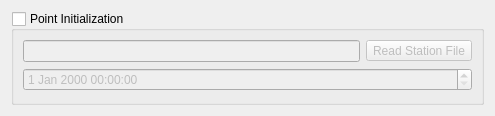
<?xml version="1.0" encoding="UTF-8"?>
<ui version="4.0">
 <class>PointInitialization</class>
 <widget class="QWidget" name="PointInitialization">
  <property name="geometry">
   <rect>
    <x>0</x>
    <y>0</y>
    <width>495</width>
    <height>116</height>
   </rect>
  </property>
  <property name="windowTitle">
   <string>Form</string>
  </property>
  <layout class="QVBoxLayout" name="verticalLayout">
   <item>
    <widget class="QGroupBox" name="groupBox_3">
     <property name="title">
      <string>Point Initialization</string>
     </property>
     <property name="checkable">
      <bool>true</bool>
     </property>
     <property name="checked">
      <bool>false</bool>
     </property>
     <layout class="QVBoxLayout" name="verticalLayout_14">
      <item>
       <layout class="QHBoxLayout" name="horizontalLayout_3">
        <item>
         <widget class="QLineEdit" name="lineEdit"/>
        </item>
        <item>
         <widget class="QToolButton" name="toolButton">
          <property name="text">
           <string>Read Station File</string>
          </property>
         </widget>
        </item>
       </layout>
      </item>
      <item>
       <widget class="QDateTimeEdit" name="dateTimeEdit"/>
      </item>
     </layout>
    </widget>
   </item>
  </layout>
 </widget>
 <resources/>
 <connections/>
</ui>
